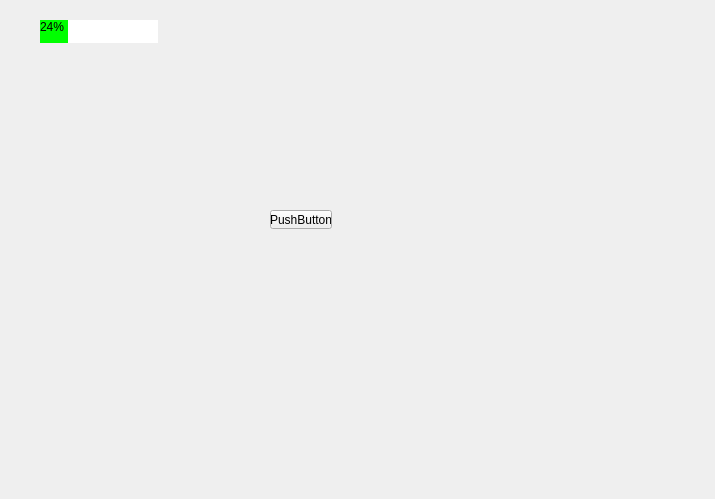
<?xml version="1.0" encoding="UTF-8"?>
<ui version="4.0">
 <class>MainWindow</class>
 <widget class="QMainWindow" name="MainWindow">
  <property name="geometry">
   <rect>
    <x>0</x>
    <y>0</y>
    <width>715</width>
    <height>499</height>
   </rect>
  </property>
  <property name="windowTitle">
   <string>MainWindow</string>
  </property>
  <widget class="QWidget" name="centralwidget">
   <widget class="QPushButton" name="pushButton_2">
    <property name="geometry">
     <rect>
      <x>270</x>
      <y>210</y>
      <width>62</width>
      <height>19</height>
     </rect>
    </property>
    <property name="autoFillBackground">
     <bool>false</bool>
    </property>
    <property name="text">
     <string>PushButton</string>
    </property>
    <property name="autoRepeat">
     <bool>false</bool>
    </property>
   </widget>
   <widget class="QProgressBar" name="progressBar">
    <property name="geometry">
     <rect>
      <x>40</x>
      <y>20</y>
      <width>118</width>
      <height>23</height>
     </rect>
    </property>
    <property name="styleSheet">
     <string notr="true">QProgressBar{
        border: 0px solid grey;
        background-color: #FFFFFF;
		width:100px;
}

QProgressBar::chunk{
        background-color: #00FF00;

}
</string>
    </property>
    <property name="value">
     <number>24</number>
    </property>
   </widget>
  </widget>
 </widget>
 <resources/>
 <connections/>
</ui>
